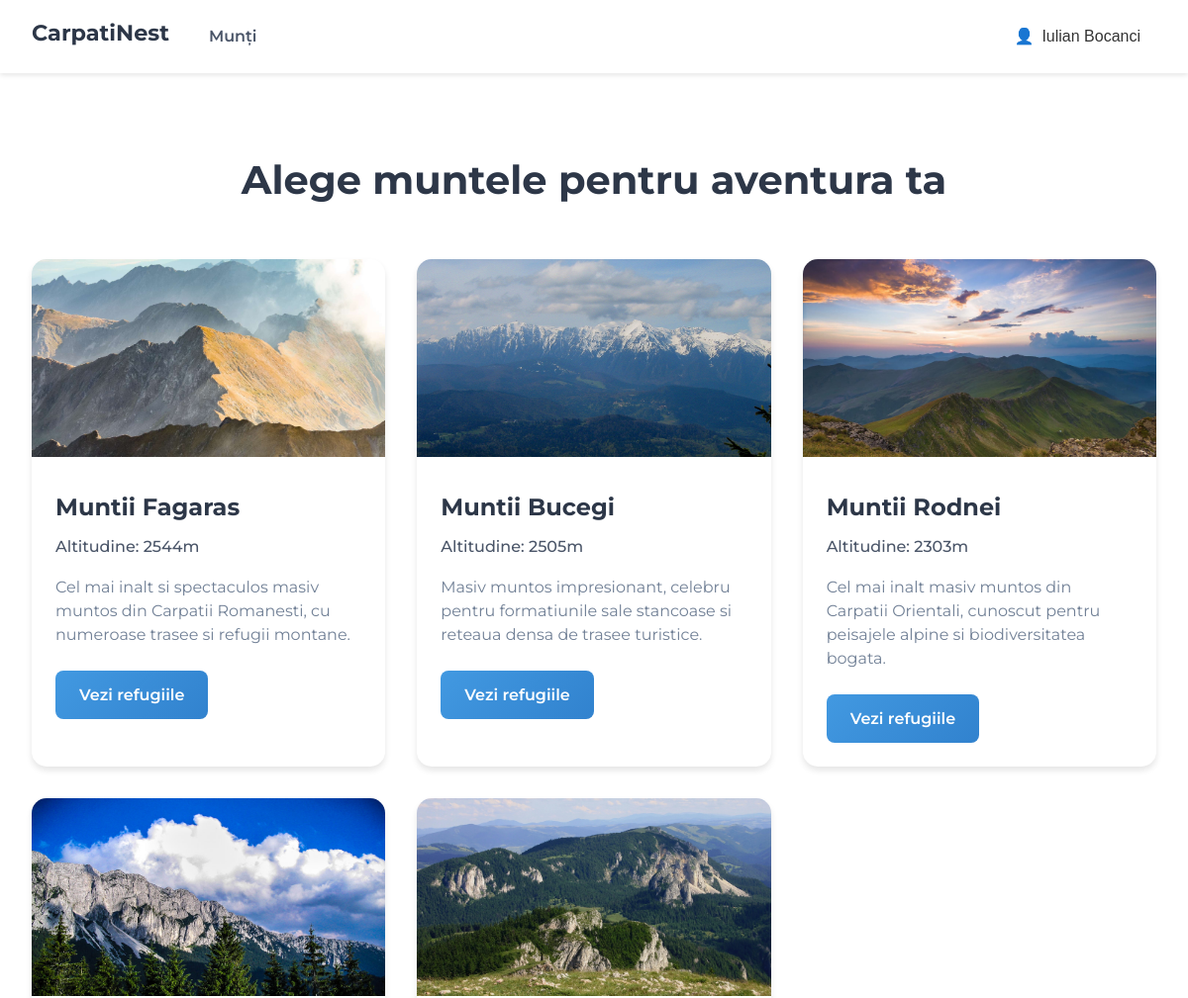
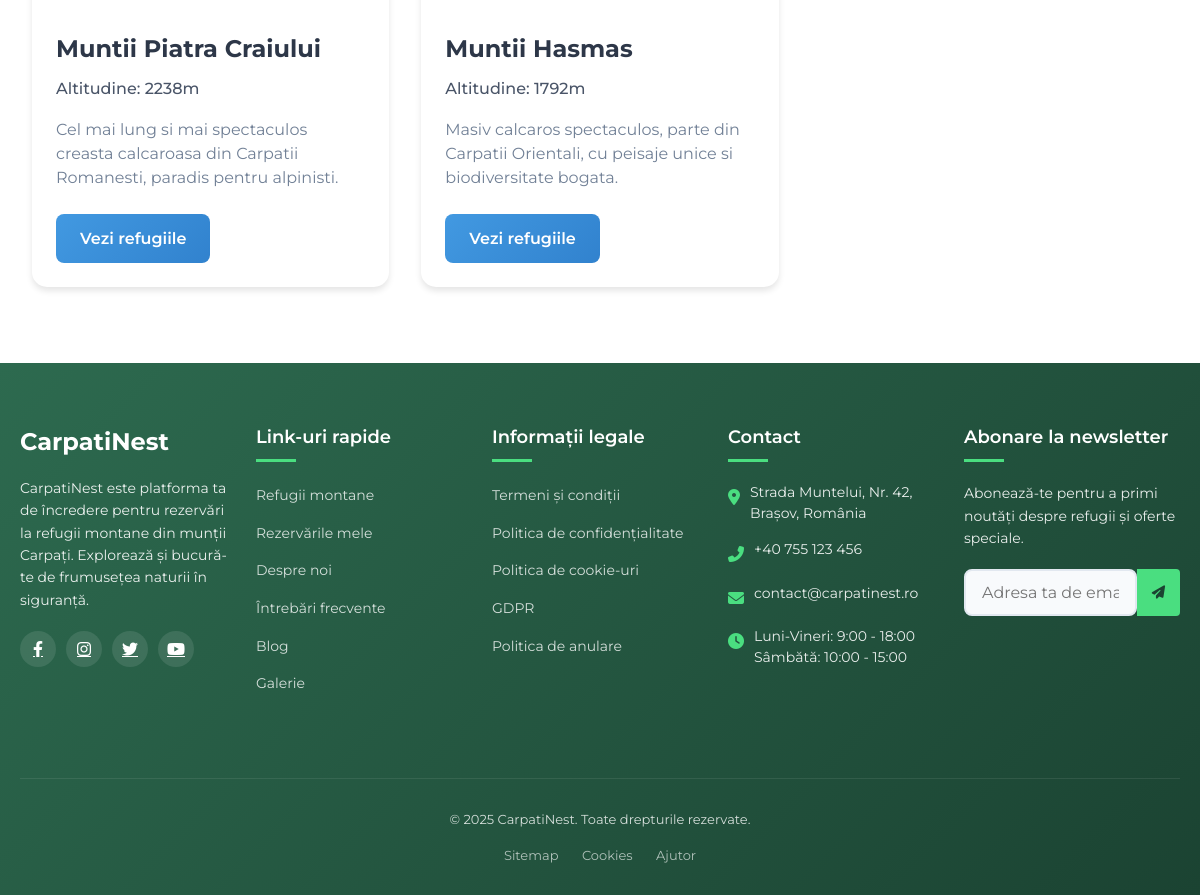
The app's page /mountains/ (signed in) with its own data (2 pictures, top to bottom).
### CarpatiNest_app/models.py (models this page shows, shortened)
class Mountain(models.Model):
    CATEGORY_CHOICES = [
        ('carpati_meridionali', 'Carpații Meridionali'),
        ('carpati_orientali', 'Carpații Orientali'),
        ('carpati_occidentali', 'Carpații Occidentali'),
    ]
    name = models.CharField(max_length=100, verbose_name='Nume munte')
    description = models.TextField(verbose_name='Descriere')
    altitude = models.IntegerField(verbose_name='Altitudine (m)')
    category = models.CharField(
        max_length=50,
        choices=CATEGORY_CHOICES,
        verbose_name='Categorie',
        default='carpati_meridionali'
    )
    image = models.ImageField(upload_to='mountains/', verbose_name='Imagine', null=True, blank=True)
    class Meta:
        verbose_name = 'Munte'
        verbose_name_plural = 'Munți'
        ordering = ['-altitude']  # Sort by altitude descending

### CarpatiNest_app/views.py (the view)
# urls.py: path('mountains/', views.mountain_selection, name='mountain_selection'),
@login_required
def mountain_selection(request):
    mountains = Mountain.objects.all()
    context = {
        'mountains': mountains
    }
    return render(request, 'mountains.html', context)

### CarpatiNest_app/templates/mountains.html (shortened to what this page needs)
{% extends 'base.html' %}
{% load static %}
{% block extra_css %}
<link rel="stylesheet" href="{% static 'css/mountains.css' %}" />
<link rel="stylesheet" href="{% static 'css/spinner.css' %}" />
{% endblock %}
{% block content %}
<div class="mountain-selection-container">
    <div id="loadingSpinner" class="spinner"></div>    <h1>Alege muntele pentru aventura ta</h1>
    <div class="mountains-grid">
        {% for mountain in mountains %}        <div class="mountain-card">
            {% if mountain.image %}
            <img src="{{ mountain.image.url }}" alt="{{ mountain.name }}" class="mountain-image">
            {% else %}
            <div class="mountain-image-placeholder"></div>
            {% endif %}
            <div class="mountain-info">
                <h2>{{ mountain.name }}</h2>
                <p class="altitude">Altitudine: {{ mountain.altitude }}m</p>
                <p class="description">{{ mountain.description|truncatewords:30 }}</p>
                <a href="{% url 'CarpatiNest_app:mountain_refuges' mountain.id %}" class="btn btn-primary">Vezi refugiile</a>
            </div>
        </div>
        {% endfor %}    </div>
</div>
{% endblock %}

### CarpatiNest_app/templates/base.html (shortened to what this page needs)
{% load static %}
<!DOCTYPE html>
<html lang="ro">
  <head>
    />    <link rel="stylesheet" href="{% static 'css/style.css' %}?v=1" />
    <link rel="stylesheet" href="{% static 'css/footer.css' %}?v=1" />
    <link rel="stylesheet" href="https://cdnjs.cloudflare.com/ajax/libs/font-awesome/6.4.0/css/all.min.css" />
    {% block extra_css %}{% endblock %}
  </head>
  <body class="{% block body_class %}{% endblock %}">
    <nav id="navbar" class="navbar">
      {% block navbar %}
      <div class="navbar-container">
        <div class="nav-left">
          <a href="{% url 'CarpatiNest_app:index' %}" class="nav-logo">CarpatiNest</a>          <a href="{% url 'CarpatiNest_app:mountain_selection' %}" class="nav-link">Munți</a>
        </div>
        <div class="nav-right">
          {% if user.is_authenticated %}          <div class="user-dropdown">
            <button class="user-button">
              <span class="user-icon">👤</span>
              {% if user.first_name or user.last_name %}
                {{ user.first_name }} {{ user.last_name }}
              {% else %}
                {{ user.username }}              {% endif %}
            </button>
          </div>
          {% else %}
          <a href="{% url 'CarpatiNest_app:login' %}" class="auth-link">Autentificare</a>
          <a href="{% url 'CarpatiNest_app:register' %}" class="auth-link">Înregistrare</a>
          {% endif %}
        </div>
      </div>
      {% endblock navbar %}
    </nav>    <main class="main-content">
      {% block content %}{% endblock %}
    </main>
    <footer class="footer">
      <div class="footer-container">
        <div class="footer-top">
          <div class="footer-column">
            <a href="{% url 'CarpatiNest_app:index' %}" class="footer-logo">CarpatiNest</a>
            <p class="footer-description">
              CarpatiNest este platforma ta de încredere pentru rezervări la refugii montane din munții Carpați.
              Explorează și bucură-te de frumusețea naturii în siguranță.
            </p>
            <div class="footer-social">
              <a href="#" class="social-icon"><i class="fab fa-facebook-f"></i></a>
              <a href="#" class="social-icon"><i class="fab fa-instagram"></i></a>
              <a href="#" class="social-icon"><i class="fab fa-twitter"></i></a>
              <a href="#" class="social-icon"><i class="fab fa-youtube"></i></a>
            </div>
          </div>
          <div class="footer-column">
            <h4 class="footer-heading">Link-uri rapide</h4>
            <ul class="footer-links">
              <li><a href="{% url 'CarpatiNest_app:mountain_selection' %}">Refugii montane</a></li>
              <li><a href="{% url 'CarpatiNest_app:my_bookings' %}">Rezervările mele</a></li>
              <li><a href="#">Despre noi</a></li>
              <li><a href="#">Întrebări frecvente</a></li>
              <li><a href="#">Blog</a></li>
              <li><a href="#">Galerie</a></li>
            </ul>
          </div>
          <div class="footer-column">
            <h4 class="footer-heading">Informații legale</h4>
            <ul class="footer-links">
              <li><a href="#">Termeni și condiții</a></li>
              <li><a href="#">Politica de confidențialitate</a></li>
              <li><a href="#">Politica de cookie-uri</a></li>
              <li><a href="#">GDPR</a></li>
              <li><a href="#">Politica de anulare</a></li>
            </ul>
          </div>
          <div class="footer-column">
            <h4 class="footer-heading">Contact</h4>
            <div class="footer-contact-item">
              <div class="footer-contact-icon">
                <i class="fas fa-map-marker-alt"></i>
              </div>
              <div class="footer-contact-text">
                Strada Muntelui, Nr. 42, Brașov, România
              </div>
            </div>
            <div class="footer-contact-item">
              <div class="footer-contact-icon">
                <i class="fas fa-phone-alt"></i>
              </div>
              <div class="footer-contact-text">
                +40 755 123 456
              </div>
            </div>
            <div class="footer-contact-item">
              <div class="footer-contact-icon">
                <i class="fas fa-envelope"></i>
              </div>
              <div class="footer-contact-text">
                contact@carpatinest.ro
              </div>
            </div>
            <div class="footer-contact-item">
              <div class="footer-contact-icon">
                <i class="fas fa-clock"></i>
              </div>
              <div class="footer-contact-text">
                Luni-Vineri: 9:00 - 18:00<br>
                Sâmbătă: 10:00 - 15:00
              </div>
            </div>
          </div>
          <div class="footer-column">
            <h4 class="footer-heading">Abonare la newsletter</h4>
            <p class="footer-description">
              Abonează-te pentru a primi noutăți despre refugii și oferte speciale.
            </p>
            <form class="newsletter-form">
              <input type="email" class="newsletter-input" placeholder="Adresa ta de email">
              <button type="submit" class="newsletter-button">
                <i class="fas fa-paper-plane"></i>
              </button>
            </form>
          </div>
        </div>
        <div class="footer-bottom">
          <p>&copy; {% now "Y" %} CarpatiNest. Toate drepturile rezervate.</p>
          <div class="footer-bottom-links">
            <a href="#">Sitemap</a>
            <a href="#">Cookies</a>
            <a href="#">Ajutor</a>
          </div>
        </div>
      </div>
    </footer>
  </body>
</html>

### CarpatiNest_app/static/css/style.css (style rules this page uses)
* { margin: 0; padding: 0; box-sizing: border-box; }
body { font-family: "Montserrat", sans-serif; line-height: 1.6; color: #333; padding-top: 70px; }
.main-content { min-height: calc(100vh - 70px); }
.navbar { position: fixed; top: 0; left: 0; right: 0; background: rgba(255, 255, 255, 0.95); padding: 1rem 0; box-shadow: 0 2px 5px rgba(0, 0, 0, 0.1); transform: translateY(0); transition: transform 0.3s ease; z-index: 1000; }
.navbar-container { max-width: 1200px; margin: 0 auto; display: flex; justify-content: space-between; align-items: center; padding: 0 2rem; }
.nav-left { display: flex; gap: 1.5rem; }
.nav-right { display: flex; align-items: center; gap: 1.5rem; }
.btn { display: inline-block; padding: 1rem 2rem; background-color: #2ecc71; color: white; text-decoration: none; border-radius: 5px; transition: background-color 0.3s; font-weight: 600; }
.form-input, input[type="text"], input[type="password"], input[type="email"], input[type="date"] { width: 100%; padding: 0.75rem 1rem; border: 2px solid #e2e8f0; border-radius: 8px; font-size: 1rem; transition: all 0.3s ease; background-color: #f8fafc; }
.user-dropdown { position: relative; display: inline-block; }
.user-button { background: none; border: none; color: #333; padding: 0.5rem 1rem; font-size: 1rem; font-weight: 500; cursor: pointer; display: flex; align-items: center; gap: 0.5rem; transition: color 0.3s ease; }
.nav-logo { font-weight: 700; font-size: 1.4rem; color: #2d3748; text-decoration: none; transition: color 0.3s; }
.nav-link { color: #4a5568; text-decoration: none; font-weight: 600; padding: 0.5rem 1rem; border-radius: 6px; transition: all 0.3s ease; }

### CarpatiNest_app/static/css/footer.css (style rules this page uses)
.footer { background: linear-gradient(135deg, #2d6a4f 0%, #1b4332 100%); color: #ffffff; padding: 60px 0 30px; margin-top: 60px; font-family: 'Montserrat', sans-serif; }
.footer-container { max-width: 1200px; margin: 0 auto; padding: 0 20px; }
.footer-top { display: flex; flex-wrap: wrap; justify-content: space-between; margin-bottom: 40px; }
.footer-column { flex: 1; min-width: 200px; margin-bottom: 30px; padding-right: 20px; }
.footer-column:last-child { padding-right: 0; }
.footer-logo { font-size: 24px; font-weight: 700; color: #ffffff; text-decoration: none; margin-bottom: 15px; display: inline-block; }
.footer-description { line-height: 1.6; font-size: 14px; margin-bottom: 20px; opacity: 0.9; }
.footer-heading { font-size: 18px; font-weight: 600; margin-bottom: 20px; position: relative; padding-bottom: 10px; }
.footer-heading::after { content: ''; position: absolute; bottom: 0; left: 0; width: 40px; height: 3px; background-color: #4ade80; }
.footer-links { list-style: none; padding: 0; margin: 0; }
.footer-links li { margin-bottom: 12px; }
.footer-links li a { color: #ffffff; text-decoration: none; opacity: 0.8; transition: opacity 0.3s ease, transform 0.3s ease; display: inline-block; font-size: 14px; }
.footer-contact-item { display: flex; align-items: flex-start; margin-bottom: 15px; }
.footer-contact-icon { margin-right: 10px; color: #4ade80; font-size: 16px; margin-top: 3px; }
.footer-contact-text { font-size: 14px; opacity: 0.9; line-height: 1.5; }
.footer-social { margin-top: 20px; display: flex; }
.social-icon { display: inline-flex; align-items: center; justify-content: center; width: 36px; height: 36px; border-radius: 50%; background-color: rgba(255, 255, 255, 0.1); color: #ffffff; margin-right: 10px; transition: all 0.3s ease; }
.footer-bottom { padding-top: 30px; border-top: 1px solid rgba(255, 255, 255, 0.1); text-align: center; font-size: 13px; opacity: 0.8; }
.footer-bottom p { margin: 0; }
.footer-bottom-links { margin-top: 15px; }
.footer-bottom-links a { color: #ffffff; text-decoration: none; margin: 0 10px; opacity: 0.8; transition: opacity 0.3s ease; }
.newsletter-form { display: flex; margin-top: 15px; }
.newsletter-input { flex-grow: 1; padding: 10px 15px; border: none; border-radius: 4px 0 0 4px; font-family: 'Montserrat', sans-serif; font-size: 14px; }
.newsletter-button { background-color: #4ade80; color: #1b4332; border: none; border-radius: 0 4px 4px 0; padding: 0 15px; font-weight: 600; cursor: pointer; transition: background-color 0.3s ease; }

### records on screen
Mountain: image (picture), name "Muntii Fagaras", altitude "2544", description "Cel mai inalt si spectaculos masiv muntos din Carpatii Romanesti, cu numeroase trasee si refugii montane."
Mountain: image (picture), name "Muntii Bucegi", altitude "2505", description "Masiv muntos impresionant, celebru pentru formatiunile sale stancoase si reteaua densa de trasee turistice."
Mountain: image (picture), name "Muntii Rodnei", altitude "2303", description "Cel mai inalt masiv muntos din Carpatii Orientali, cunoscut pentru peisajele alpine si biodiversitatea bogata."
Mountain: image (picture), name "Muntii Piatra Craiului", altitude "2238", description "Cel mai lung si mai spectaculos creasta calcaroasa din Carpatii Romanesti, paradis pentru alpinisti."
Mountain: image (picture), name "Muntii Hasmas", altitude "1792", description "Masiv calcaros spectaculos, parte din Carpatii Orientali, cu peisaje unice si biodiversitate bogata."

### other values on screen
{{ user.first_name }} "Iulian"
{{ user.last_name }} "Bocanci"
